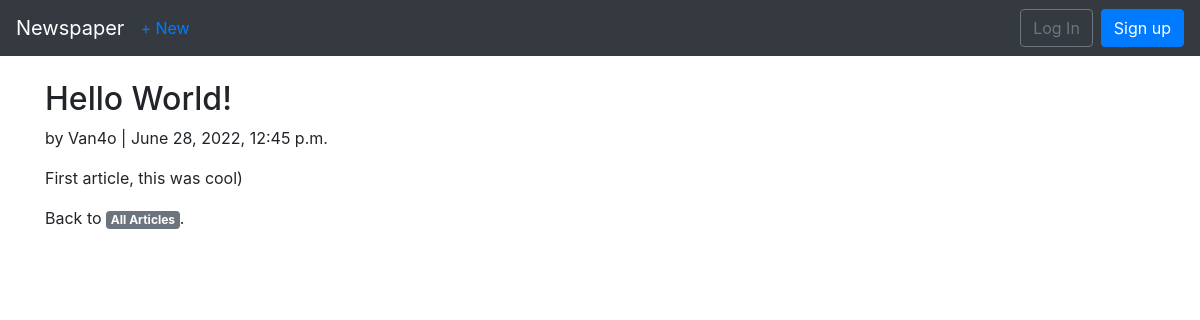
The app's page /article/1/, older data.
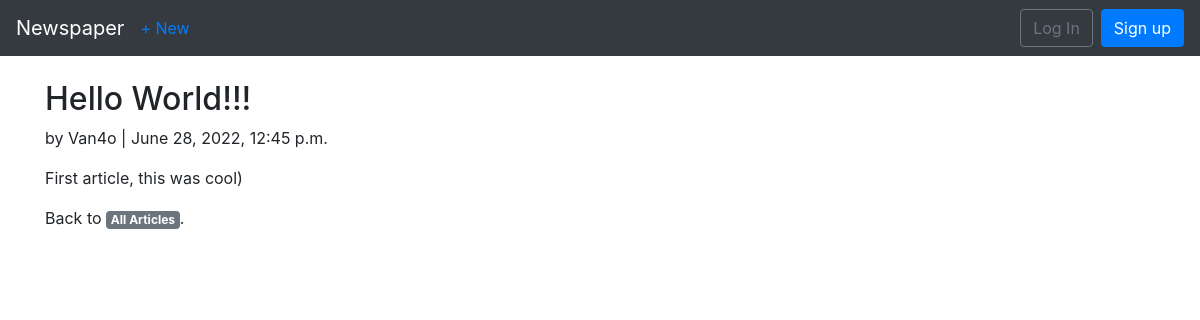
The same page, newer data.
### articles/models.py (models this page shows, shortened)
class Article(models.Model):
    title = models.CharField(max_length=260)
    body = models.TextField()
    date = models.DateTimeField(auto_now_add=True)
    author = models.ForeignKey(
        get_user_model(),
        on_delete=models.CASCADE
    )

### users/models.py (models this page shows)
class CustomUser(AbstractUser):
    age = models.PositiveIntegerField(null=True, blank=True)

### articles/views.py (the view)
# urls.py: path('<int:pk>/', ArticleDetailPageView.as_view(), name="article_detail"),
class ArticleDetailPageView(DetailView):
    model = Article
    template_name = "article_detail.html"
    context_object_name = "article"

### templates/article_detail.html (shortened to what this page needs)
{% extends 'base.html' %}
{% block content %}
    <div class="article-entry">
        <h2>{{ article.title }}</h2>
        <p>by {{ article.author }} | {{ article.date }}</p>
        <p>{{ article.body }}</p>
    </div>
    <p>Back to <a href="{% url 'articles' %}" class="badge badge-secondary">All Articles</a>.</p>
{% endblock content %}

Row changes from the older to the newer data that the page shows:
changed Article "First article, this was cool)": title "Hello World!" → "Hello World!!!"
